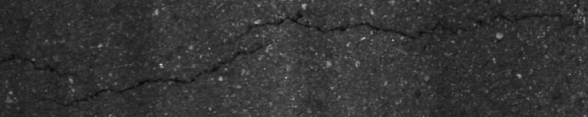
//> input picture Projects/Crack/2.jpg, 588 x 117 px
$ ./bw   (built with g++ and OpenCV 4)
//> lines starting //> are read from the running program, lines starting //| are printed output that depends on the picture; after the words box and inside, x2 and y2 are one past the last pixel; in counts of white or black regions, pixels touching at a corner belong together
#include <iostream>

#include "opencv2/opencv.hpp"

using namespace std;
using namespace cv;

int main()
{
	Mat src = imread("2.jpg");
//> src is the input picture: 117 rows x 588 cols, CV_8UC3; min 8, max 217, mean 52.9
	imshow("1.缺陷部分", src);

	Mat bil;
	bilateralFilter(src, bil, 25, 25 * 2, 25 / 2);//双边滤波
	imshow("2.双边滤波", bil);

	Mat gray;
	cvtColor(bil, gray, COLOR_BGR2GRAY);

	//第一次二值化
	for (int i = 0; i < gray.cols; i++)
	{
		int min = 256;
		for (int j = 0; j < gray.rows; j++)//找该列的最小灰度值
		{
			if (gray.at<uchar>(j, i) < min)//注意！！！是 j i
			{
				min = gray.at<uchar>(j, i);
			}
		}

		for (int j = 0; j < gray.rows; j++)//对该列二值化
		{
			if (gray.at<uchar>(j, i) == min)//阈值为最小值附近，可以保证该列有多条裂缝
			{
				gray.at<uchar>(j, i) = 255;
			}
			else
			{
				gray.at<uchar>(j, i) = 0;
			}
		}
	}
//> this loop made 588 passes
//> min on passes 1 to 3: 36, 35, 35
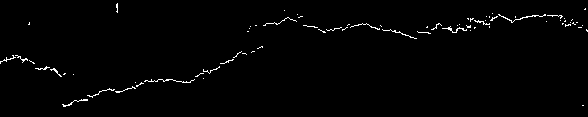
//> gray: 117 rows x 588 cols, CV_8UC1; 1.2% white in thin lines or dots, all inside (x1, y1, x2, y2) = (0, 3, 588, 107)
	imshow("3.第一次二值化", gray);

	//滤除白噪声
	Mat bw = Mat::zeros(gray.size(), gray.type());//设置一个和原图等大的空白的图
	int blocksize = 3;
	for (int i = 1; i < gray.cols - blocksize +1; i++)
	{
		for (int j = 1; j < gray.rows - blocksize + 1; j++)
		{
			Rect rect(i, j, blocksize,blocksize);
			Mat roi = gray(rect);
			Scalar s = sum(roi);
			if (s[0] > 255)
			{
				roi.copyTo(bw(rect));//如果这个窗口不只有一个像素有数据，则表明该窗口是有效窗口，把该窗口的数据复制到空白图对应的区域
			}
		}
	}
//> bw: 117 rows x 588 cols, CV_8UC1; 1.2% white in thin lines or dots, all inside (x1, y1, x2, y2) = (1, 3, 588, 107)
	imshow("4.滤除奇异值", bw);

	Mat gau;
    GaussianBlur(bw, gau, Size(9,9), 3);//大模板高斯模糊
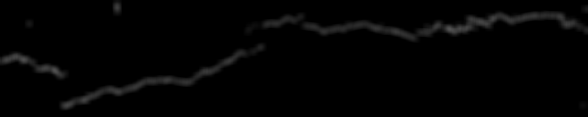
//> gau: 117 rows x 588 cols, CV_8UC1; min 0, max 83, mean 3.1
	imshow("5.高斯模糊", gau);

	threshold(gau, gau, 0, 255, THRESH_BINARY);//二值化，阈值是 0
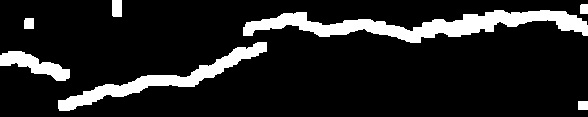
//> gau: 117 rows x 588 cols, CV_8UC1; 12.7% white; 7 white regions, largest, box (x1, y1, x2, y2) and area: (243, 10, 588, 43) 4710, (58, 42, 267, 111) 2619, (0, 51, 70, 81) 954
	imshow("6.第二次二值化", gau);

	Mat element1 = getStructuringElement(MORPH_RECT, Size(7, 7));
	Mat element2 = getStructuringElement(MORPH_RECT, Size(3, 3));
	Mat m;
	erode(gau, m, element1);//大模板腐蚀，以细化
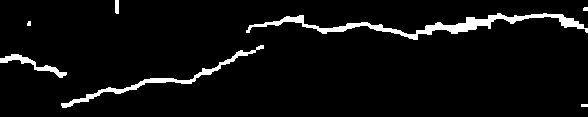
//> m: 117 rows x 588 cols, CV_8UC1; 4.9% white; 7 white regions (2 under 20 px), largest, box (x1, y1, x2, y2) and area: (246, 13, 588, 40) 1971, (61, 45, 264, 108) 921, (0, 54, 67, 78) 369, (115, 0, 119, 14) 55, (581, 104, 588, 107) 21
	dilate(m, m, element2);//小模板膨胀，以平滑
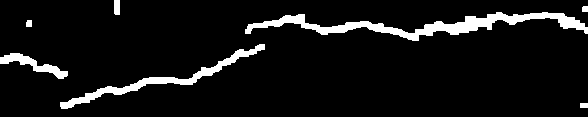
//> m: 117 rows x 588 cols, CV_8UC1; 7.4% white; 7 white regions
	erode(m, m, element2);//小模板腐蚀，再次细化
	imshow("7.形态学处理", m);

	//找出满足面积要求的轮廓。该面积应该是高斯模板9*9的几倍。这里取2倍，约等于200.
	vector<vector<Point>> contours;
	cv::findContours(m, contours, RETR_EXTERNAL, CHAIN_APPROX_SIMPLE);
//> contours = 7 contours, 3 with area under 20; largest, box (x1, y1, x2, y2) and area: (246, 13, 588, 40) 1584, (61, 45, 264, 108) 696, (0, 54, 67, 78) 291, (115, 0, 119, 14) 38
	vector<vector<Point>> contours2;
	for (int i = 0; i < contours.size(); i++)
	{
		if (contourArea(contours[i]) > 200)
		{
			contours2.push_back(contours[i]);
		}
	}
//> this loop made 7 passes
	//画出轮廓
	for (int i = 0; i < contours2.size(); i++)
	{
		cout << contourArea(contours2[i]) << endl;
		drawContours(src, contours2, -1, Scalar(0,0,255));
	}
//> this loop made 3 passes
//| 291
//| 696.5
//| 1584.5
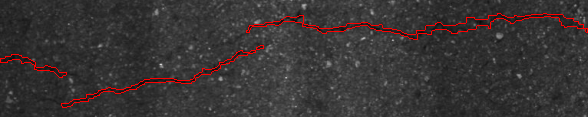
//> src: 117 rows x 588 cols, CV_8UC3; 1.99% of pixels changed, all inside (x1, y1, x2, y2) = (0, 13, 588, 108)

	imshow("8.去除小面积后的轮廓", src);
	waitKey();

	return 0;
};

$ run again, with Projects/Crack/22.jpg copied over Projects/Crack/2.jpg
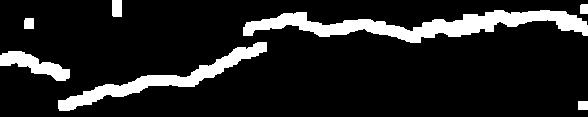
//> input picture Projects/Crack/22.jpg, 588 x 117 px
//> src is the input picture: 117 rows x 588 cols, CV_8UC3; min 0, max 255, mean 32.4
//> after the loop `for (int i = 0; i < gray.cols; i++)`:
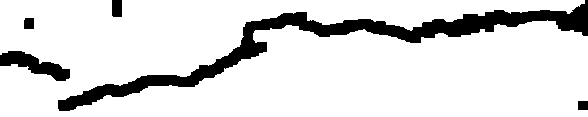
//> gray: 117 rows x 588 cols, CV_8UC1; 86.8% white; 5 black regions, box (x1, y1, x2, y2) and area: (58, 0, 588, 111) 7721, (0, 51, 70, 81) 962, (112, 0, 122, 17) 169, (24, 18, 34, 29) 108, (578, 101, 588, 110) 90
//> contours = 1 contour; box (x1, y1, x2, y2) and area: (0, 0, 588, 117) 60222
//> the loop `for (int i = 0; i < contours.size(); i++)` made 1 pass
//> the loop `for (int i = 0; i < contours2.size(); i++)` made 1 pass
//| 60221.5
//> after the loop `for (int i = 0; i < contours2.size(); i++)`:
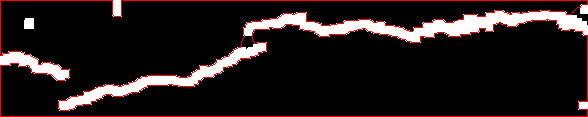
//> src: 117 rows x 588 cols, CV_8UC3; 4.07% of pixels changed, all inside (x1, y1, x2, y2) = (0, 0, 588, 117)
